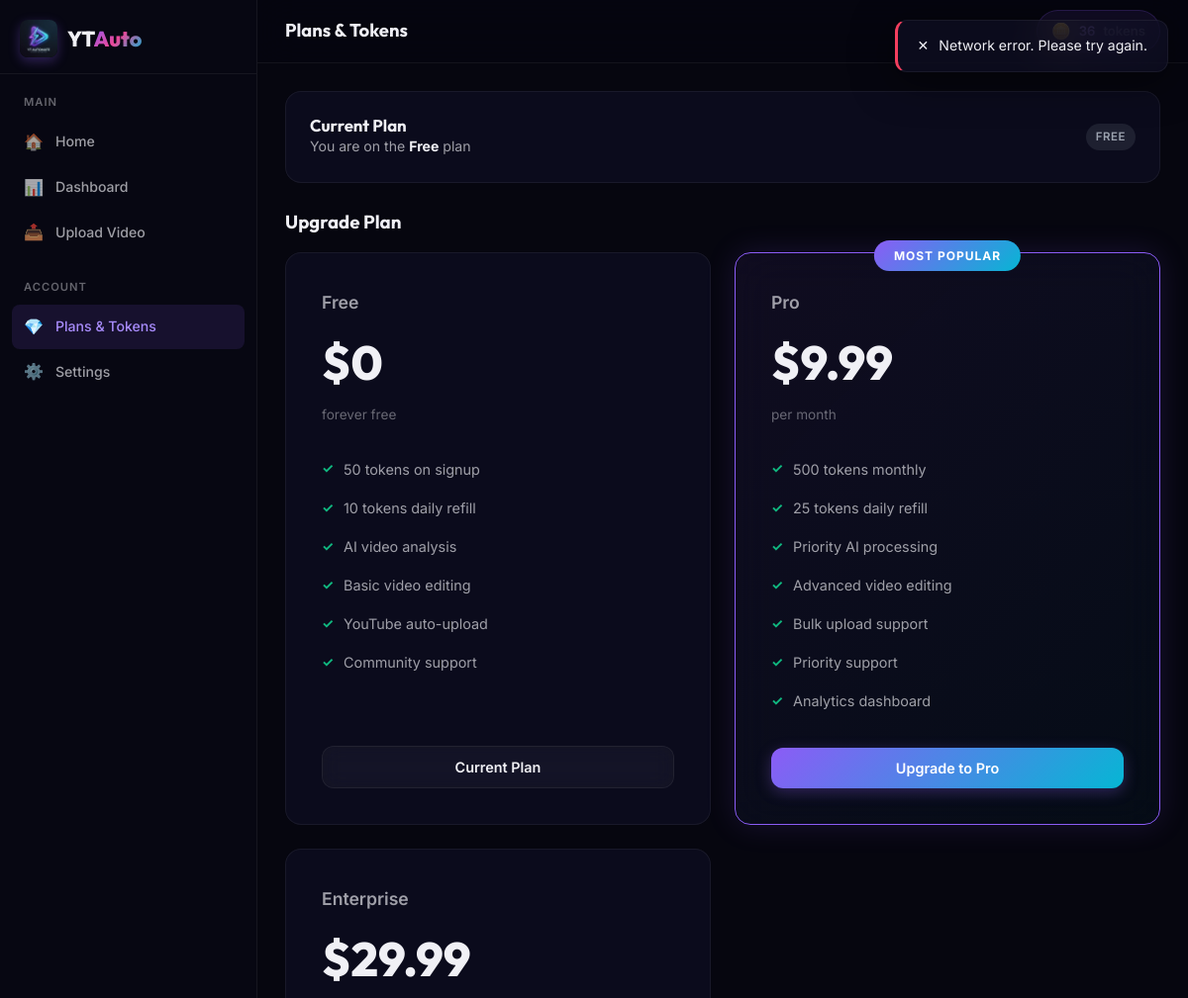
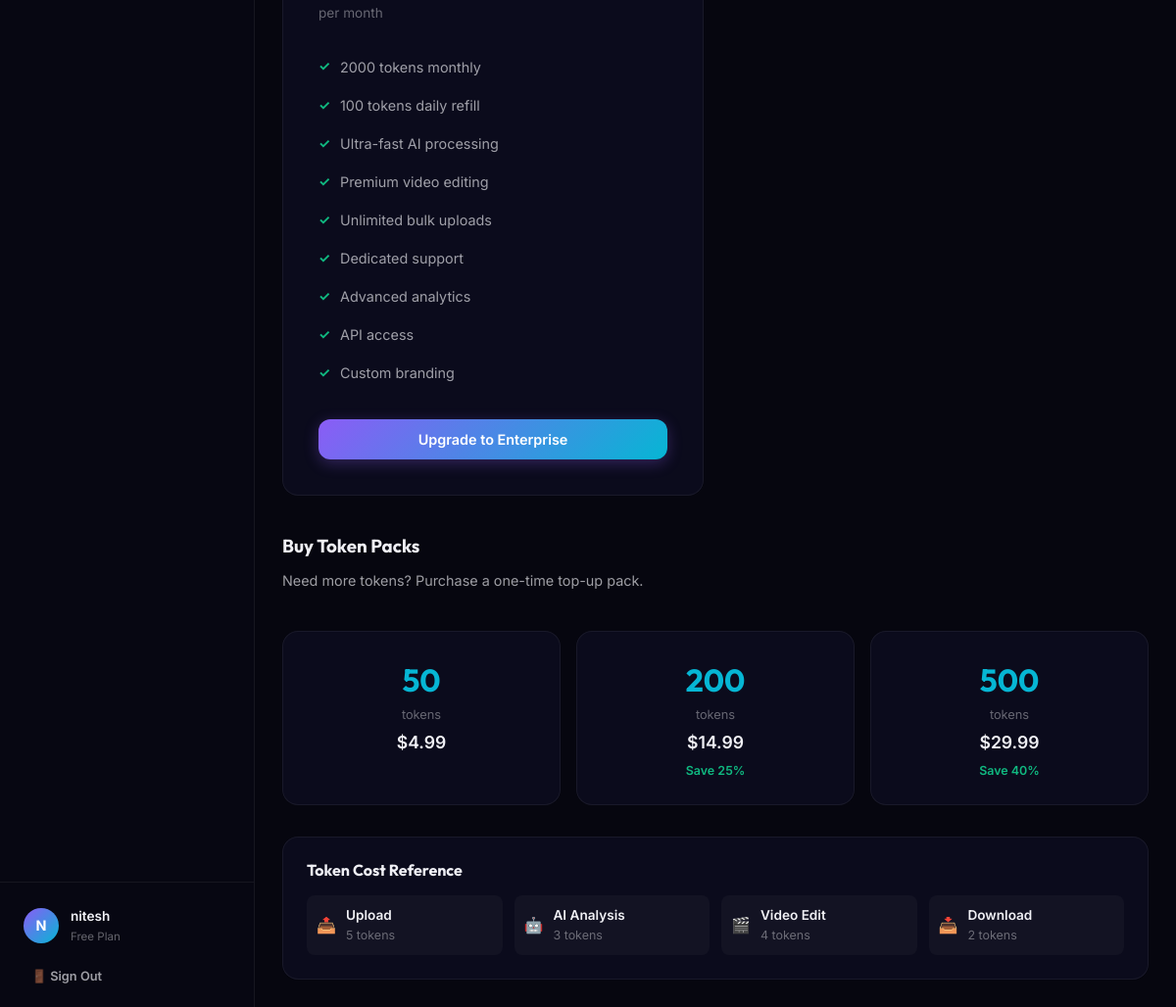
Page /pricing (signed in) on the committed database (2 pictures, top to bottom).
### tables this page shows
CREATE TABLE users (
                id              INTEGER PRIMARY KEY AUTOINCREMENT,
                email           TEXT UNIQUE NOT NULL,
                username        TEXT UNIQUE NOT NULL,
                password_hash   TEXT NOT NULL,
                plan            TEXT DEFAULT 'free' CHECK(plan IN ('free','pro','enterprise')),
                tokens_balance  INTEGER DEFAULT 50,
                total_tokens_used INTEGER DEFAULT 0,
                total_uploads   INTEGER DEFAULT 0,
                success_uploads INTEGER DEFAULT 0,
                avatar_url      TEXT DEFAULT '',
                last_refill     TEXT DEFAULT (datetime('now')),
                stripe_customer_id TEXT DEFAULT '',
                created_at      TEXT DEFAULT (datetime('now'))
            , youtube_credentials TEXT DEFAULT '');

### app.py (the view)
@app.route('/pricing')
def pricing():
    return render_template('pricing.html',
                           plans=get_all_plans(),
                           token_packs=get_token_packs())

### app.py (called while the page is built)
@app.before_request
def _before():
    session.permanent = True
    if current_user.is_authenticated:
        try:
            refill_daily_tokens(current_user.id)
        except Exception:
            pass
    if os.getenv('ENVIRONMENT') == 'production':
        if request.headers.get('X-Forwarded-Proto', 'http') != 'https':
            from urllib.parse import urlparse, urlunparse
            url = urlparse(request.url)
            if url.scheme == 'http':
                return redirect(urlunparse(url._replace(scheme='https')), code=301)

### auth.py (called while the page is built)
def init_login_manager(app):
    login_manager = LoginManager()
    login_manager.init_app(app)
    login_manager.login_view = 'auth.login'
    login_manager.login_message = ''
    login_manager.login_message_category = 'info'
    @login_manager.user_loader
    def load_user(user_id):
        user_dict = get_user_by_id(int(user_id))
        if user_dict:
            return User(user_dict)
        return None
    @login_manager.unauthorized_handler
    def unauthorized():
        if request.is_json or request.headers.get('X-Requested-With') == 'XMLHttpRequest':
            return jsonify({'error': 'Authentication required', 'redirect': '/login'}), 401
        return redirect(url_for('auth.login'))
    return login_manager

### models.py (called while the page is built)
@contextmanager
def get_db():
    conn = sqlite3.connect(DB_PATH)
    conn.row_factory = sqlite3.Row
    conn.execute("PRAGMA journal_mode=WAL")
    conn.execute("PRAGMA foreign_keys=ON")
    try:
        yield conn
        conn.commit()
    except Exception:
        conn.rollback()
        raise
    finally:
        conn.close()

def get_user_by_id(user_id):
    with get_db() as conn:
        row = conn.execute(
            "SELECT * FROM users WHERE id = ?", (user_id,)
        ).fetchone()
        return dict(row) if row else None

### token_system.py (called while the page is built, shortened)
def refill_daily_tokens(user_id):
    user = get_user_by_id(user_id)
    if not user:
        return False
    plan = PLANS.get(user['plan'], PLANS['free'])
    last_refill = user.get('last_refill', '')
    if last_refill:
        try:
            last_dt = datetime.fromisoformat(last_refill)
            if datetime.utcnow() - last_dt < timedelta(hours=24):
                return False  # Too soon
        except ValueError:
            pass

def get_all_plans():
    return PLANS

def get_token_packs():
    return TOKEN_PACKS

### templates/pricing.html (shortened to what this page needs)
{% extends "base.html" %}
{% block page_id %}pricing{% endblock %}
{% block body %}
{% if current_user.is_authenticated %}
<div class="app-layout">
    {% include 'partials/sidebar.html' %}
    <div class="main-content">
        <div class="topbar">
            <div class="topbar-left">
                <h1 class="topbar-title">Plans & Tokens</h1>
            </div>
            <div class="topbar-right">
                <div class="token-widget">
                    <span class="token-icon">🪙</span>
                    <span class="token-count">{{ current_user.tokens_balance }}</span>
                    <span style="color:var(--text-muted)">tokens</span>
                </div>
            </div>
        </div>
        <div class="page-content">
            <div class="glass-card" style="padding:24px;margin-bottom:28px;">
                <div style="display:flex;align-items:center;justify-content:space-between;flex-wrap:wrap;gap:12px;">
                    <div>
                        <h3 style="font-size:1.05rem;">Current Plan</h3>
                        <p class="text-muted" style="font-size:0.88rem;">You are on the <strong style="color:var(--text-primary);">{{ current_user.plan|capitalize }}</strong> plan</p>
                    </div>
                    <span class="badge badge-{{ current_user.plan }}">{{ current_user.plan|upper }}</span>
                </div>
            </div>
            <h3 style="margin-bottom:20px;">Upgrade Plan</h3>
            <div class="pricing-grid" style="max-width:100%;">
                {% for key, plan in plans.items() %}
                <div class="pricing-card glass-card card-glow {% if plan.get('popular') %}popular{% endif %}">
                    {% if plan.get('popular') %}
                    <div class="popular-badge">Most Popular</div>
                    {% endif %}
                    <div class="pricing-name">{{ plan.name }}</div>
                    <div class="pricing-price">{{ plan.price_display.split('/')[0] }}</div>
                    <div class="pricing-period">{% if plan.price_cents > 0 %}per month{% else %}forever free{% endif %}</div>
                    <ul class="pricing-features">
                        {% for feature in plan.features %}
                        <li>{{ feature }}</li>
                        {% endfor %}
                    </ul>
                    {% if key == current_user.plan %}
                    <button class="btn btn-secondary btn-block" disabled>Current Plan</button>
                    {% elif key == 'free' %}
                    <button class="btn btn-secondary btn-block" disabled>—</button>
                    {% else %}
                    <button class="btn btn-primary btn-block" onclick="purchasePlan('{{ key }}')">Upgrade to {{ plan.name }}</button>
                    {% endif %}
                </div>
                {% endfor %}
            </div>
            <h3 style="margin-top:40px;margin-bottom:12px;">Buy Token Packs</h3>
            <p class="text-muted mb-3" style="font-size:0.9rem;">Need more tokens? Purchase a one-time top-up pack.</p>
            <div class="packs-grid" style="max-width:100%;">
                {% for pack in token_packs %}
                <div class="pack-card glass-card card-glow" onclick="purchasePack('{{ pack.id }}')">
                    <div class="pack-tokens">{{ pack.tokens }}</div>
                    <div style="font-size:0.8rem;color:var(--text-muted);">tokens</div>
                    <div class="pack-price">{{ pack.price_display }}</div>
                    {% if pack.savings %}
                    <div class="pack-savings">{{ pack.savings }}</div>
                    {% endif %}
                </div>
                {% endfor %}
            </div>
            <div class="glass-card mt-4" style="padding:24px;">
                <h3 style="font-size:1rem;margin-bottom:16px;">Token Cost Reference</h3>
                <div style="display:grid;grid-template-columns:repeat(auto-fit,minmax(160px,1fr));gap:12px;">
                    <div style="display:flex;align-items:center;gap:10px;padding:10px;background:var(--bg-glass);border-radius:var(--radius-sm);">
                        <span>📤</span>
                        <div>
                            <div style="font-size:0.85rem;font-weight:600;">Upload</div>
                            <div style="font-size:0.78rem;color:var(--text-muted);">5 tokens</div>
                        </div>
                    </div>
                    <div style="display:flex;align-items:center;gap:10px;padding:10px;background:var(--bg-glass);border-radius:var(--radius-sm);">
                        <span>🤖</span>
                        <div>
                            <div style="font-size:0.85rem;font-weight:600;">AI Analysis</div>
                            <div style="font-size:0.78rem;color:var(--text-muted);">3 tokens</div>
                        </div>
                    </div>
                    <div style="display:flex;align-items:center;gap:10px;padding:10px;background:var(--bg-glass);border-radius:var(--radius-sm);">
                        <span>🎬</span>
                        <div>
                            <div style="font-size:0.85rem;font-weight:600;">Video Edit</div>
                            <div style="font-size:0.78rem;color:var(--text-muted);">4 tokens</div>
                        </div>
                    </div>
                    <div style="display:flex;align-items:center;gap:10px;padding:10px;background:var(--bg-glass);border-radius:var(--radius-sm);">
                        <span>📥</span>
                        <div>
                            <div style="font-size:0.85rem;font-weight:600;">Download</div>
                            <div style="font-size:0.78rem;color:var(--text-muted);">2 tokens</div>
                        </div>
                    </div>
                </div>
            </div>
        </div>
    </div>
</div>
{% else %}
<script>window.location.href = '/#pricing';</script>
{% endif %}
{% endblock %}

### templates/partials/sidebar.html
<aside class="sidebar">
    <div class="sidebar-header">
        <a href="/" class="nav-logo">
            <img src="{{ url_for('static', filename='img/logo.png') }}" alt="Youtube Auto AI Logo" class="nav-logo-img">
            <span>YT<span class="text-gradient">Auto</span></span>
        </a>
    </div>
    <nav class="sidebar-nav">
        <div class="sidebar-nav-group">
            <div class="sidebar-nav-label">Main</div>
            <a href="/" class="sidebar-link">
                <span class="link-icon">🏠</span> Home
            </a>
            <a href="/dashboard" class="sidebar-link {% if request.path == '/dashboard' %}active{% endif %}">
                <span class="link-icon">📊</span> Dashboard
            </a>
            <a href="/upload" class="sidebar-link {% if request.path == '/upload' %}active{% endif %}">
                <span class="link-icon">📤</span> Upload Video
            </a>
        </div>
        <div class="sidebar-nav-group">
            <div class="sidebar-nav-label">Account</div>
            <a href="/pricing" class="sidebar-link {% if request.path == '/pricing' %}active{% endif %}">
                <span class="link-icon">💎</span> Plans & Tokens
            </a>
            <a href="/settings" class="sidebar-link {% if request.path == '/settings' %}active{% endif %}">
                <span class="link-icon">⚙️</span> Settings
            </a>
        </div>
    </nav>
    <div class="sidebar-footer">
        <div class="sidebar-user">
            <div class="sidebar-avatar">{{ current_user.username[0]|upper if current_user.is_authenticated else '?' }}</div>
            <div class="sidebar-user-info">
                <div class="sidebar-username">{{ current_user.username if current_user.is_authenticated else 'Guest' }}</div>
                <div class="sidebar-plan">{{ current_user.plan if current_user.is_authenticated else 'free' }} plan</div>
            </div>
        </div>
        <form action="/logout" method="POST" style="margin-top:8px;">
            <button type="submit" class="btn btn-ghost btn-sm btn-block" style="justify-content:flex-start;">🚪 Sign Out</button>
        </form>
    </div>
</aside>

### rows in the picture
users: username "N", username "nitesh", plan "Free", plan "FREE"

### other values in the picture
{{ plan.name }} "Free" "Pro" "Enterprise"
{{ plan.price_display.split('/')[0] }} "$0" "$9.99" "$29.99"
{{ feature }} "50 tokens on signup" "10 tokens daily refill" "AI video analysis" "Basic video editing" "YouTube auto-upload" "Community support" "500 tokens monthly" "25 tokens daily refill" "Priority AI processing" "Advanced video editing" "Bulk upload support" "Priority support" "Analytics dashboard" "2000 tokens monthly" "100 tokens daily refill" "Ultra-fast AI processing" "Premium video editing" "Unlimited bulk uploads" "Dedicated support" "Advanced analytics" "API access" "Custom branding"
{{ plan.name }} "Pro" "Enterprise"
{{ pack.tokens }} "50" "200" "500"
{{ pack.price_display }} "$4.99" "$14.99" "$29.99"
{{ pack.savings }} "Save 25%" "Save 40%"
